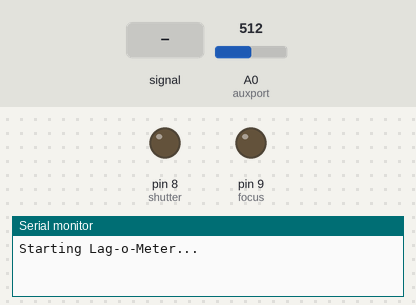
Recording of a sketch running on a simulated Arduino Uno, built with avr-gcc and run on an emulated ATmega328P. On the bench: output pins drawn as LEDs (lit = HIGH), the last lines printed to the serial monitor. Dashed ring = blinking. Inputs (shaded band) come from the test bench; at power-on: A0 (auxport) = 512.

Above: at 2.2 s.
2.3 s: A0 (auxport) fed a 200 Hz sine of ±460 counts around its level
At 2.9 s:
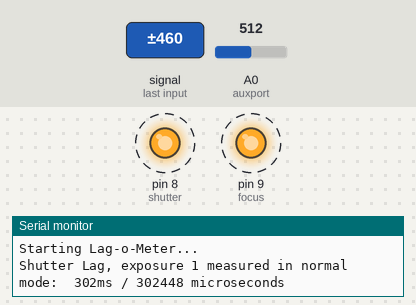
4.8 s: A0 (auxport) set to 716
At 6.0 s:
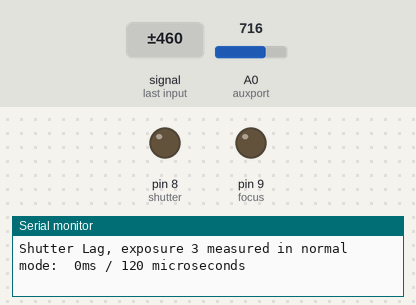
6.8 s: A0 (auxport) set to 163
8.3 s: A0 (auxport) set to 134
At 16.0 s:
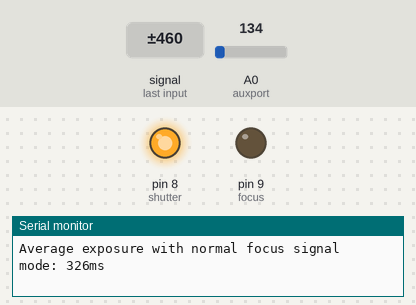
Timing chart, 0 to 18.9 s (numbered marks = the images above; inputs shaded):
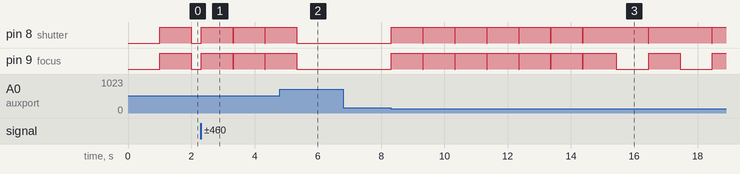

The sketch:

lagometer.ino
```cpp
  int focus = 9;               // 9 for TT Shield. 13 for TTv1
  int shutter = 8;             // 8 for TT Shield. 12 for TTv1
  int auxport = A0;            // A0 for TT Shield. A2 for TTv1

  int val = 0;
  String Preamble = "";
  boolean focuson   = true;  // if true, trigger normally. if false, engage shutter first.
  boolean verbose   = false; // If true, only output results
  int exposurecount = 0;
  int pfexposure = 0;
  int pfexposurecount = 0;
  int normalexposure = 0;
  int normalexposurecount = 0;


 unsigned long start, finish, duration;
 String LagDuration;


void setup() {
  // put your setup code here, to run once:

  unsigned long start, finished, elapsed, auxport;
  boolean waiting = true;

  pinMode(focus, OUTPUT); // Focus
  pinMode(shutter, OUTPUT); // Shutter
  pinMode(auxport, INPUT); // AUX
  Serial.begin(9600);
  Serial.println("\nStarting Lag-o-Meter...");
  val = analogRead(auxport);
  delay(1000);
  val = analogRead(auxport);
  digitalWrite(focus, HIGH);
  digitalWrite(shutter, HIGH);
}


void loop() {
  exposurecount++;

 if (exposurecount > 10)
   {
     focuson = false;
   }
 if (exposurecount == 11)
   {
    Serial.println("Average exposure with normal focus signal mode: " + String(normalexposure/normalexposurecount) + "ms\n");
      int normalexposure = 0;
      int normalexposurecount = 0;
   }
 if (exposurecount > 20)
  {
    focuson = true;
    exposurecount = 1;
    Serial.println("\nAverage exposure with pre-focused mode: " + String(pfexposure/pfexposurecount) + "ms\n");
    Serial.println("\n\nCompleted 20 exposures... Waiting 10 seconds");
          int pfexposure = 0;
          int pfexposurecount = 0;
          int normalexposure = 0;
          int normalexposurecount = 0;
    delay(10000);
  }

 delay(1000); // Wait for x ms between shots

if (focuson)
  {
  }
else
 {
    digitalWrite(focus, LOW);
    delay(1000);
 }

 boolean waiting = true;

 start = micros();
 digitalWrite(focus, LOW);
 digitalWrite(shutter, LOW);

   val = analogRead(auxport);
 while(waiting){
   if (val < 150)
     {
       finish = micros();                       // Stop the clock!
       duration = finish - start ;              // Duration in microseconds

      int durationMS = duration / 1000; // From microseconds to milliseconds

      if (focuson)
        {
           Preamble = "Shutter Lag, exposure " + String(exposurecount)  + " measured in normal mode: ";
           normalexposure = normalexposure + durationMS;
           normalexposurecount++;
        }
       else
        {
           Preamble = "Shutter Lag, exposure " + String(exposurecount)  + " measured in pre-focus mode: ";
           pfexposure = pfexposure + durationMS;
           pfexposurecount++;
        }

      if (durationMS > 3000)
        {
          Serial.println("Shutter lag was " + String(durationMS) + "ms, so let's ignore this one...\n" );
          exposurecount = 0;
          int pfexposure = 0;
          int pfexposurecount = 0;
          int normalexposure = 0;
          int normalexposurecount = 0;
        }
      else
        {
          Serial.println(Preamble + " " + String(durationMS) + "ms / " + String(duration) + " microseconds" );
        }
       waiting = false; // Break out of while loop
     }
  val = analogRead(auxport);

}
 digitalWrite(focus, HIGH);
 digitalWrite(shutter, HIGH);


}
```

Measured:
- the behaviour switches between 150 and 149 on A0 (auxport) (found by bisection; images 2 and 3)
- after the input at 2.3 s, pin 8 (shutter), pin 9 (focus): alternates HIGH for 1.0 s and LOW for 0.01 s, starting at once
- after the input at 4.8 s, pin 8 (shutter), pin 9 (focus): goes on until 5.3 s, then stays LOW
- after the input at 6.8 s, every drawn part: stays the same
- after the input at 8.3 s, pin 8 (shutter): goes 6 × (HIGH 1.0 s, LOW 0.01 s), HIGH 2.1 s, LOW 0.01 s, HIGH 2.0 s, LOW 0.01 s, then HIGH, starting at once; pin 9 (focus): goes 6 × (HIGH 1.0 s, LOW 0.01 s), HIGH 1.1 s, LOW 1.0 s, HIGH 1.0 s, LOW 1.0 s, then HIGH, starting at once
